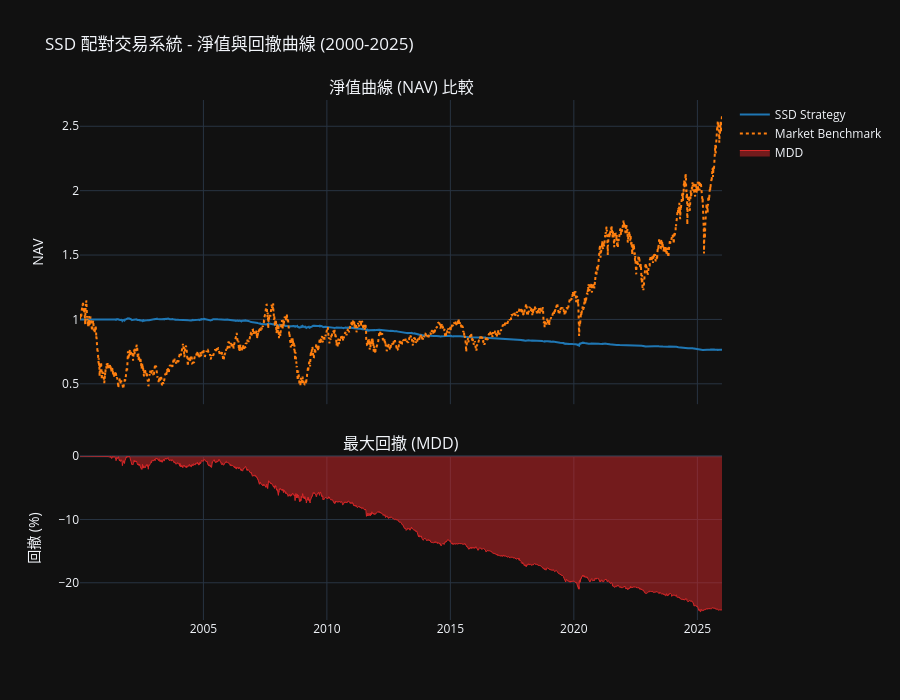
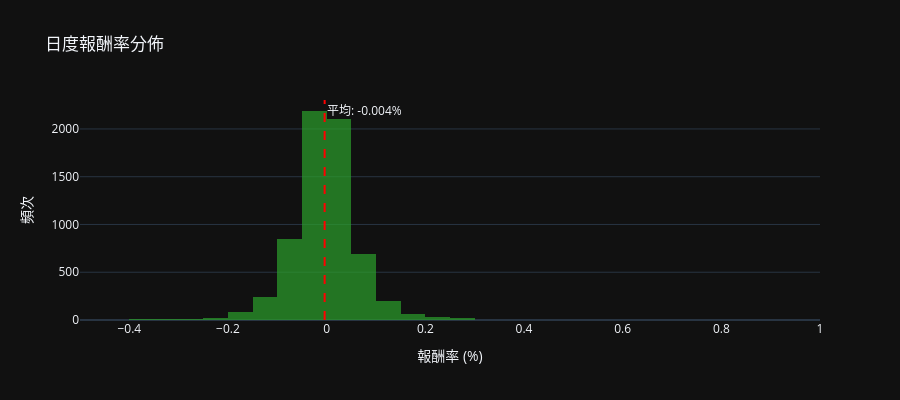
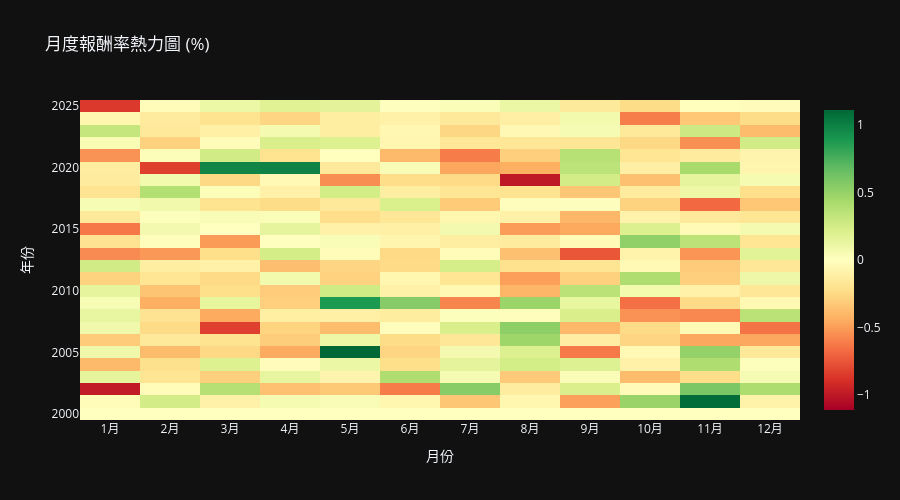

These figures' notebook cell, in order:
### Code cell
# ========== 階段 6：結果視覺化與對標 ==========
# ===== 準備數據 =====
portfolio_pnl = pnl_df.sum(axis=1)
returns = portfolio_pnl / INITIAL_CAPITAL
returns = returns.dropna().replace([np.inf, -np.inf], np.nan).dropna()
nav = (1 + returns).cumprod()
drawdown = (nav - nav.cummax()) / nav.cummax() * 100

# ===== 1. 淨值曲線與回撤 =====
print("\n【第 6.1 步】繪製淨值曲線與回撤 (包含大盤對標)...")

fig = make_subplots(
    rows=2, cols=1, shared_xaxes=True,
    row_heights=[0.65, 0.35],
    subplot_titles=['淨值曲線 (NAV) 比較', '最大回撤 (MDD)'],
    vertical_spacing=0.1
)

# Plot Strategy NAV
fig.add_trace(
    go.Scatter(
        x=nav.index, y=nav.values,
        name='SSD Strategy',
        line=dict(color='#1f77b4', width=2),
        hovertemplate='%{x|%Y-%m-%d}<br>Strategy NAV: %{y:.4f}<extra></extra>'
    ),
    row=1, col=1
)

# Plot Benchmark NAV 
fig.add_trace(
    go.Scatter(
        x=benchmark_nav.index, y=benchmark_nav.values,
        name='Market Benchmark',
        line=dict(color='#ff7f0e', width=2, dash='dot'),
        hovertemplate='%{x|%Y-%m-%d}<br>Benchmark NAV: %{y:.4f}<extra></extra>'
    ),
    row=1, col=1
)

# 回撤
fig.add_trace(
    go.Scatter(
        x=drawdown.index, y=drawdown.values,
        name='MDD',
        fill='tozeroy',
        line=dict(color='#d62728', width=1),
        hovertemplate='%{x|%Y-%m-%d}<br>回撤: %{y:.2f}%<extra></extra>'
    ),
    row=2, col=1
)

fig.update_layout(
    title='SSD 配對交易系統 - 淨值與回撤曲線 (2000-2025)',
    height=700,
    template='plotly_dark',
    hovermode='x unified',
    showlegend=True
)

fig.update_yaxes(title_text='NAV', row=1, col=1)
fig.update_yaxes(title_text='回撤 (%)', row=2, col=1)
fig.show()

print("✓ 淨值曲線已繪製")

# ===== 2. 日度報酬分佈 =====
print("\n【第 6.2 步】繪製報酬分佈...")

fig_returns = go.Figure()

fig_returns.add_trace(go.Histogram(
    x=returns * 100,
    name='日度報酬',
    nbinsx=50,
    marker=dict(color='#2ca02c', opacity=0.7),
    hovertemplate='報酬率: %{x:.2f}%<br>頻次: %{y}<extra></extra>'
))

fig_returns.add_vline(
    x=returns.mean() * 100,
    line_dash='dash',
    line_color='red',
    annotation_text=f"平均: {returns.mean()*100:.3f}%",
    annotation_position="top right"
)

fig_returns.update_layout(
    title='日度報酬率分佈',
    xaxis_title='報酬率 (%)',
    yaxis_title='頻次',
    height=400,
    template='plotly_dark'
)

fig_returns.show()

print("✓ 報酬分佈已繪製")

# ===== 3. 月度績效熱力圖 =====
print("\n【第 6.3 步】生成月度績效熱力圖...")

# 按月計算報酬
returns_monthly = returns.resample('M').apply(lambda x: (1 + x).prod() - 1)
returns_monthly.index = returns_monthly.index.to_period('M')

# 轉換為年-月矩陣
if len(returns_monthly) > 0:
    pivot_returns = pd.DataFrame({
        'year': [d.year for d in returns_monthly.index],
        'month': [d.month for d in returns_monthly.index],
        'return': returns_monthly.values
    })
    
    pivot_table = pivot_returns.pivot(index='year', columns='month', values='return') * 100
    
    fig_heatmap = go.Figure(data=go.Heatmap(
        z=pivot_table.values,
        x=['1月', '2月', '3月', '4月', '5月', '6月', 
           '7月', '8月', '9月', '10月', '11月', '12月'],
        y=pivot_table.index,
        colorscale='RdYlGn',
        zmid=0,
        hovertemplate='%{y}年 %{x}: %{z:.2f}%<extra></extra>'
    ))
    
    fig_heatmap.update_layout(
        title='月度報酬率熱力圖 (%)',
        xaxis_title='月份',
        yaxis_title='年份',
        height=500,
        template='plotly_dark'
    )
    
    fig_heatmap.show()
    print("✓ 熱力圖已繪製")

# ===== 4. 視窗績效統計 =====
print("\n【第 6.4 步】視窗績效統計...")

windows_df = pd.DataFrame(backtest_result['windows'])
if len(windows_df) > 0:
    print(f"\n【視窗績效摘要】(共 {len(windows_df)} 個視窗)")
    print(windows_df[['window_id', 'pairs_count', 'trade_count', 'return_pct']].head(10)
                    .to_string(index=False))
    
    print(f"\n  平均配對數: {windows_df['pairs_count'].mean():.1f}")
    print(f"  平均交易數: {windows_df['trade_count'].mean():.1f}")
    print(f"  平均視窗報酬: {windows_df['return_pct'].mean():+.2f}%")
    print(f"  正報酬視窗: {(windows_df['return_pct'] > 0).sum()}/{len(windows_df)}")

# ===== 5. 交易日誌 =====
print("\n【第 6.5 步】交易日誌統計...")

if trades:
    trades_df = pd.DataFrame(trades)
    trades_df['entry_date'] = pd.to_datetime(trades_df['entry_date'])
    trades_df['exit_date'] = pd.to_datetime(trades_df['exit_date'])
    
    print(f"\n【交易統計】(共 {len(trades_df)} 筆交易)")
    print(f"  獲利交易: {(trades_df['profit'] > 0).sum()}")
    print(f"  虧損交易: {(trades_df['profit'] <= 0).sum()}")
    print(f"  平均利潤: {trades_df['profit'].mean():.6f}")
    print(f"  最大利潤: {trades_df['profit'].max():.6f}")
    print(f"  最大虧損: {trades_df['profit'].min():.6f}")
    print(f"  平均持倉: {trades_df['hold_days'].mean():.1f} 天")
    
    # 按平倉原因分類
    print(f"\n【平倉原因統計】")
    exit_reasons = trades_df['exit_reason'].value_counts()
    for reason, count in exit_reasons.items():
        pct = count / len(trades_df) * 100
        print(f"  {reason}: {count} ({pct:.1f}%)")
    
    # 前 10 筆交易
    print(f"\n【前 10 筆交易記錄】")
    display(trades_df[['stock_a', 'stock_b', 'entry_date', 'exit_date', 
                       'entry_spread', 'exit_spread', 'profit', 'hold_days']].head(10)
                    .style.format({'profit': '{:.6f}', 'entry_spread': '{:.4f}', 
                                 'exit_spread': '{:.4f}'}))

print("\n✓ 視覺化與分析完成")

### Figure 1 — Plotly figure (JSON) as saved in the notebook; plotly's stock layout.template omitted (floating-point values rounded to 4 significant figures; data arrays with more than 128 entries replaced by an {"elided": "..."} marker saying what was removed)
{"data": [{"hovertemplate": "%{x|%Y-%m-%d}<br>Strategy NAV: %{y:.4f}<extra></extra>", "line": {"color": "#1f77b4", "width": 2}, "name": "SSD Strategy", "type": "scatter", "x": {"elided": "6539 str values"}, "xaxis": "x", "y": {"elided": "6539 float values"}, "yaxis": "y"}, {"hovertemplate": "%{x|%Y-%m-%d}<br>Benchmark NAV: %{y:.4f}<extra></extra>", "line": {"color": "#ff7f0e", "dash": "dot", "width": 2}, "name": "Market Benchmark", "type": "scatter", "x": {"elided": "6539 str values"}, "xaxis": "x", "y": {"elided": "6539 float values"}, "yaxis": "y"}, {"fill": "tozeroy", "hovertemplate": "%{x|%Y-%m-%d}<br>回撤: %{y:.2f}%<extra></extra>", "line": {"color": "#d62728", "width": 1}, "name": "MDD", "type": "scatter", "x": {"elided": "6539 str values"}, "xaxis": "x2", "y": {"elided": "6539 float values"}, "yaxis": "y2"}], "layout": {"annotations": [{"font": {"size": 16}, "showarrow": false, "text": "淨值曲線 (NAV) 比較", "x": 0.5, "xanchor": "center", "xref": "paper", "y": 1, "yanchor": "bottom", "yref": "paper"}, {"font": {"size": 16}, "showarrow": false, "text": "最大回撤 (MDD)", "x": 0.5, "xanchor": "center", "xref": "paper", "y": 0.315, "yanchor": "bottom", "yref": "paper"}], "height": 700, "hovermode": "x unified", "showlegend": true, "title": {"text": "SSD 配對交易系統 - 淨值與回撤曲線 (2000-2025)"}, "xaxis": {"anchor": "y", "domain": [0, 1], "matches": "x2", "showticklabels": false}, "xaxis2": {"anchor": "y2", "domain": [0, 1]}, "yaxis": {"anchor": "x", "domain": [0.415, 1], "title": {"text": "NAV"}}, "yaxis2": {"anchor": "x2", "domain": [0, 0.315], "title": {"text": "回撤 (%)"}}}}

### Figure 2 — Plotly figure (JSON) as saved in the notebook; plotly's stock layout.template omitted (floating-point values rounded to 4 significant figures; data arrays with more than 128 entries replaced by an {"elided": "..."} marker saying what was removed)
{"data": [{"hovertemplate": "報酬率: %{x:.2f}%<br>頻次: %{y}<extra></extra>", "marker": {"color": "#2ca02c", "opacity": 0.7}, "name": "日度報酬", "nbinsx": 50, "type": "histogram", "x": {"elided": "6539 float values"}}], "layout": {"annotations": [{"showarrow": false, "text": "平均: -0.004%", "x": -0.004099, "xanchor": "left", "xref": "x", "y": 1, "yanchor": "top", "yref": "y domain"}], "height": 400, "shapes": [{"line": {"color": "red", "dash": "dash"}, "type": "line", "x0": -0.004099, "x1": -0.004099, "xref": "x", "y0": 0, "y1": 1, "yref": "y domain"}], "title": {"text": "日度報酬率分佈"}, "xaxis": {"title": {"text": "報酬率 (%)"}}, "yaxis": {"title": {"text": "頻次"}}}}

### Figure 3 — Plotly figure (JSON) as saved in the notebook; plotly's stock layout.template omitted (floating-point values rounded to 4 significant figures; data arrays with more than 128 entries replaced by an {"elided": "..."} marker saying what was removed)
{"data": [{"colorscale": [[0, "rgb(165,0,38)"], [0.1, "rgb(215,48,39)"], [0.2, "rgb(244,109,67)"], [0.3, "rgb(253,174,97)"], [0.4, "rgb(254,224,139)"], [0.5, "rgb(255,255,191)"], [0.6, "rgb(217,239,139)"], [0.7, "rgb(166,217,106)"], [0.8, "rgb(102,189,99)"], [0.9, "rgb(26,152,80)"], [1, "rgb(0,104,55)"]], "hovertemplate": "%{y}年 %{x}: %{z:.2f}%<extra></extra>", "type": "heatmap", "x": ["1月", "2月", "3月", "4月", "5月", "6月", "7月", "8月", "9月", "10月", "11月", "12月"], "y": [2000, 2001, 2002, 2003, 2004, 2005, 2006, 2007, 2008, 2009, 2010, 2011, 2012, 2013, 2014, 2015, 2016, 2017, 2018, 2019, 2020, 2021, 2022, 2023, 2024, 2025], "z": {"elided": "26x12 float values"}, "zmid": 0}], "layout": {"height": 500, "title": {"text": "月度報酬率熱力圖 (%)"}, "xaxis": {"title": {"text": "月份"}}, "yaxis": {"title": {"text": "年份"}}}}
